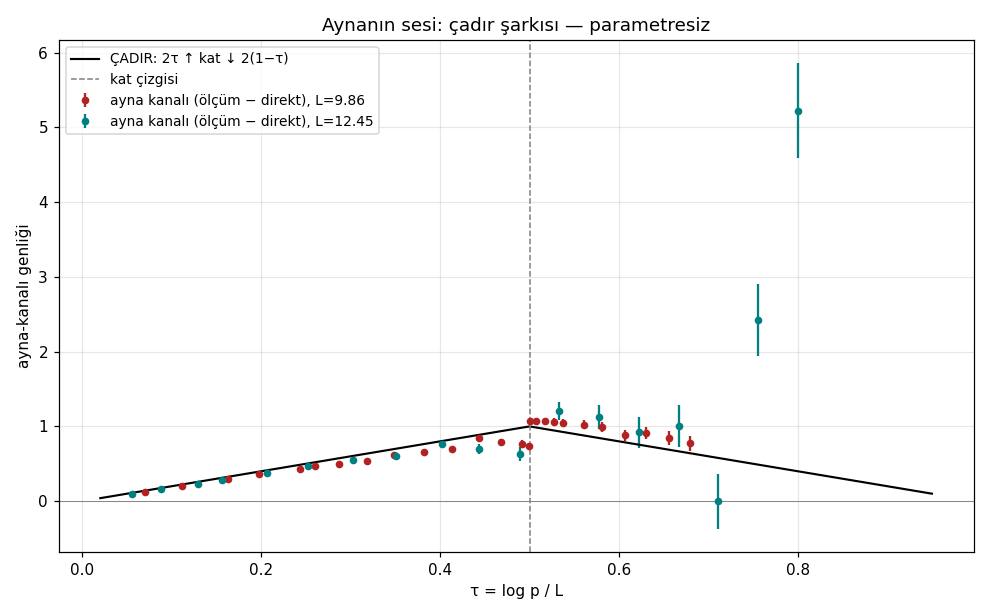

This figure's Python source:
"""
75 — AYNA KANALININ SESİ: ÇADIR ŞARKISI (18 Ağustos 2026, gece)
=================================================================

74'ün çözümü: noktasal |Z|² modülasyonu kaydırılmış-ikinci-moment ana
terimini izlemeli (BCHB-tipi):
  R_tam(τ) = 2·(L − log p + 2γ − 1) / (L + 2γ − 1)   [≈ 2(1−τ)]
— katta kesilmez, p ≈ t/2π'de (TAM ufuk) ölür.

AYRIŞIM:
  direkt çiftler = 2·S₁(N/p)/S₁(N)  [≈ 2(1−2τ), katta keskin ölür — 74 türetimi]
  AYNA kanalı  = R_tam − direkt     [≈ ÇADIR: 2τ ↑ katta 1.0 ↓ 2(1−τ)]

Test: iki pencere (L=9.86 ve 12.45), parametresiz; ek çapraz-kontrol:
c₀ serbest fit → 2γ−1 = 0.154'e yakın mı?
"""

import numpy as np
import matplotlib.pyplot as plt
from pathlib import Path

HERE = Path(__file__).resolve().parent
TWO_PI = 2 * np.pi
GAMMA = 0.5772156649
C0_PRED = 2 * GAMMA - 1  # 0.1544

def theta(t):
    return t / 2 * np.log(t / TWO_PI) - t / 2 - np.pi / 8 + 1 / (48 * t)

def Z_rs(t, chunk=120000):
    t = np.asarray(t, dtype=np.float64)
    out = np.empty_like(t)
    for s in range(0, len(t), chunk):
        tt = t[s:s + chunk]
        a = np.sqrt(tt / TWO_PI)
        N = a.astype(np.int64)
        th = theta(tt)
        z = np.zeros_like(tt)
        for Nv in np.unique(N):
            m = N == Nv
            n = np.arange(1, Nv + 1)
            ph = th[m, None] - tt[m, None] * np.log(n)[None, :]
            z[m] = 2 * (np.cos(ph) @ (n**-0.5))
        p = a - N
        cp = np.cos(TWO_PI * p)
        cp = np.where(np.abs(cp) < 1e-8, 1e-8, cp)
        psi = np.cos(TWO_PI * (p**2 - p - 1 / 16)) / cp
        z += (-1) ** (N - 1) * (tt / TWO_PI) ** -0.25 * psi
        out[s:s + chunk] = z
    return out

S1 = lambda M: np.sum(1.0 / np.arange(1, max(int(M), 1) + 1))

def window_R(T_LO, T_HI, PS, step=0.02):
    grid = np.arange(T_LO, T_HI, step)
    Y = Z_rs(grid) ** 2
    Y = Y / Y.mean()
    L = float(np.log(0.5 * (T_LO + T_HI) / TWO_PI))
    N_RS = int(np.sqrt(0.5 * (T_LO + T_HI) / TWO_PI))
    cols = [np.ones_like(Y)]
    for p in PS:
        arg = grid * np.log(p)
        cols += [np.cos(arg), np.sin(arg)]
    X = np.vstack(cols).T
    b, *_ = np.linalg.lstsq(X, Y, rcond=None)
    se = np.sqrt((Y - X @ b).var() * np.diag(np.linalg.inv(X.T @ X)))
    out = []
    for i, p in enumerate(PS):
        out.append((np.log(p) / L, b[1 + 2*i] / p**-0.5, se[1 + 2*i] / p**-0.5, p))
    return L, N_RS, out

PS1 = [2, 3, 5, 7, 11, 13, 17, 23, 31, 43, 59, 79, 101, 127, 137, 139, 149,
       163, 181, 199, 251, 307, 397, 499, 641, 809]
print("Pencere 1 (L≈9.86)...")
L1, N1, R1 = window_R(107252.0, 132748.0, PS1)
PS2 = [2, 3, 5, 7, 13, 23, 43, 79, 149, 251, 439, 761, 1327, 2311, 4021,
       6997, 12163, 21169]
print("Pencere 2 (L≈12.45)...")
L2, N2, R2 = window_R(1589905.0, 1610095.0, PS2, step=0.015)

def r_full(tau, L):
    return 2 * (L * (1 - tau) + C0_PRED) / (L + C0_PRED)

def r_direct(p, L, N):
    return 2 * S1(N / p) / S1(N) if p <= N else 0.0

print(f"\n{'pencere':>8} {'p':>6} {'τ':>6} {'ölçülen':>8} {'±':>6} "
      f"{'TAM(BCHB)':>9} {'direkt':>7} {'AYNA(ölç−dir)':>13} {'çadır-tahmin':>12}")
tent_res = []
for (L, N, RR), tag in [((L1, N1, R1), "9.86"), ((L2, N2, R2), "12.45")]:
    for tau, meas, err, p in RR:
        full = r_full(tau, L)
        dirc = r_direct(p, L, N)
        mirror_meas = meas - dirc
        mirror_pred = full - dirc
        tent_res.append((tau, mirror_meas, err, mirror_pred, L))
        if p in (2, 13, 43, 137, 139, 199, 499, 809, 2311, 21169):
            print(f"{tag:>8} {p:>6} {tau:>6.3f} {meas:>8.3f} {err:>6.3f} "
                  f"{full:>9.3f} {dirc:>7.3f} {mirror_meas:>13.3f} {mirror_pred:>12.3f}")

tent = np.array([(t, m, e, pr) for t, m, e, pr, L in tent_res])
resid = tent[:, 1] - tent[:, 3]
print(f"\nÇADIR uyumu ({len(tent)} nokta, İKİ pencere, PARAMETRESİZ): "
      f"artık RMS = {np.sqrt(np.mean(resid**2)):.3f} (sinyal ölçeği ~1)")

# c0 serbest çapraz-kontrol (tam-formül üzerinden)
from scipy.optimize import least_squares
allpts = [(t, m, e, L) for t, m, e, pr, L in tent_res]
meas_full = np.array([(t, m + r_direct(np.exp(t*L), L, int(np.exp(L/2))), e, L)
                      for t, m, e, L in allpts])
def res_c0(c):
    return (2*(meas_full[:,3]*(1-meas_full[:,0])+c[0])/(meas_full[:,3]+c[0])
            - meas_full[:,1]) / meas_full[:,2]
fc = least_squares(res_c0, [0.15])
print(f"c₀ serbest fit = {fc.x[0]:.3f}   (tahmin 2γ−1 = {C0_PRED:.3f})")

# grafik: çadır
fig, ax = plt.subplots(figsize=(9, 5.6))
for L, c, lab in [(L1, "firebrick", "L=9.86"), (L2, "teal", "L=12.45")]:
    m = np.array([(t, mm, e) for t, mm, e, pr, LL in tent_res if abs(LL-L) < 0.1])
    ax.errorbar(m[:, 0], m[:, 1], yerr=m[:, 2], fmt="o", ms=4, c=c,
                label=f"ayna kanalı (ölçüm − direkt), {lab}")
tt = np.linspace(0.02, 0.95, 300)
tent_c = np.where(tt < 0.5, 2*tt, 2*(1-tt))
ax.plot(tt, tent_c, "k-", lw=1.4, label="ÇADIR: 2τ ↑ kat ↓ 2(1−τ)")
ax.axvline(0.5, color="gray", ls="--", lw=1, label="kat çizgisi")
ax.axhline(0, color="gray", lw=0.6)
ax.set_xlabel("τ = log p / L"); ax.set_ylabel("ayna-kanalı genliği")
ax.set_title("Aynanın sesi: çadır şarkısı — parametresiz")
ax.legend(fontsize=9); ax.grid(alpha=0.3)
plt.tight_layout()
out = HERE / "75_ayna_sesi.png"
plt.savefig(out, dpi=110)
print(f"\nGrafik: {out.name}")
